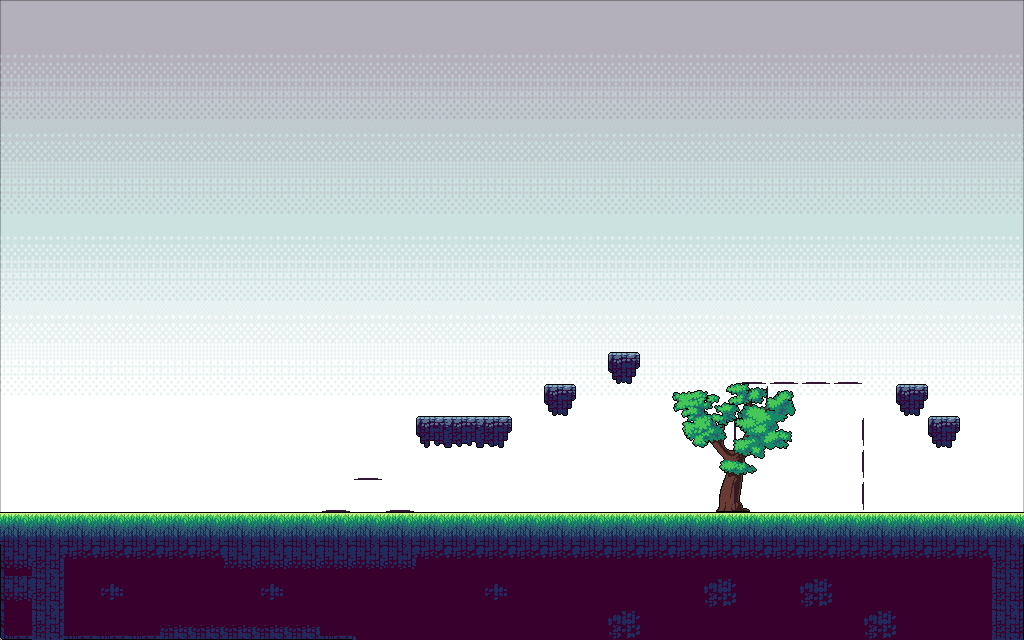

A level layout from a 2D game, rendered from its tile map. Below: a short description, then the map file with tile-grid data replaced by summaries:
An orthogonal 32x20 tile map with 32x32 px tiles, 1 tile layer (Tiles), 3 tilesets, 1 image layer and 21 objects.

<map version="1.10" tiledversion="1.11.0" orientation="orthogonal" renderorder="right-down" width="32" height="20" tilewidth="32" tileheight="32" infinite="0" nextlayerid="8" nextobjectid="23">
 <editorsettings>
  <export target="TesteoPark.csv" format="csv" />
 </editorsettings>
 <tileset firstgid="1" source="BG.tsx" />
 <tileset firstgid="5" source="Objetos.tsx" />
 <tileset firstgid="27" source="Parque.tsx" />
 <imagelayer id="5" name="Fondo" locked="1">
  <image source="../images/bg/bg-1.png" width="1024" height="640" />
 </imagelayer>
 <objectgroup id="2" name="Edificios1">
  <object id="1" gid="1" x="0" y="512" width="576" height="324" />
  <object id="2" gid="1" x="576" y="512" width="576" height="324" />
 </objectgroup>
 <objectgroup id="3" name="Edificios2" locked="1">
  <object id="3" gid="2" x="0" y="512" width="576" height="324" />
  <object id="4" gid="2" x="574.667" y="512" width="576" height="324" />
 </objectgroup>
 <objectgroup id="4" name="Arboles">
  <object id="5" gid="4" x="1.33333" y="512" width="576" height="324" />
  <object id="6" gid="4" x="574.667" y="512" width="576" height="324" />
 </objectgroup>
 <objectgroup id="6" name="Objetos">
  <object id="7" gid="13" x="703.667" y="512" width="175" height="190" />
  <object id="8" gid="16" x="2" y="512" width="27" height="16" />
  <object id="9" gid="16" x="930.5" y="512" width="27" height="16" />
  <object id="10" gid="22" x="160" y="512" width="48" height="22" />
  <object id="11" gid="21" x="82" y="513" width="45" height="22" />
  <object id="12" gid="10" x="116" y="515" width="62" height="103" />
  <object id="13" gid="11" x="20" y="512" width="124" height="129" />
  <object id="14" gid="20" x="320" y="513" width="32" height="25" />
  <object id="15" gid="20" x="352" y="513" width="32" height="25" />
  <object id="17" gid="20" x="352.5" y="491" width="32" height="25" />
  <object id="18" gid="20" x="352" y="471.5" width="32" height="25" />
  <object id="19" gid="20" x="320.5" y="503" width="32" height="25" />
  <object id="20" gid="10" x="835" y="511" width="62" height="103" />
  <object id="21" gid="20" x="384" y="512" width="32" height="25" />
  <object id="22" gid="20" x="384" y="503" width="32" height="25" />
 </objectgroup>
 <layer id="7" name="Tiles" width="32" height="20">
  <data>[640 cells, 150 non-empty, 20 distinct tile ids]</data>
 </layer>
</map>
